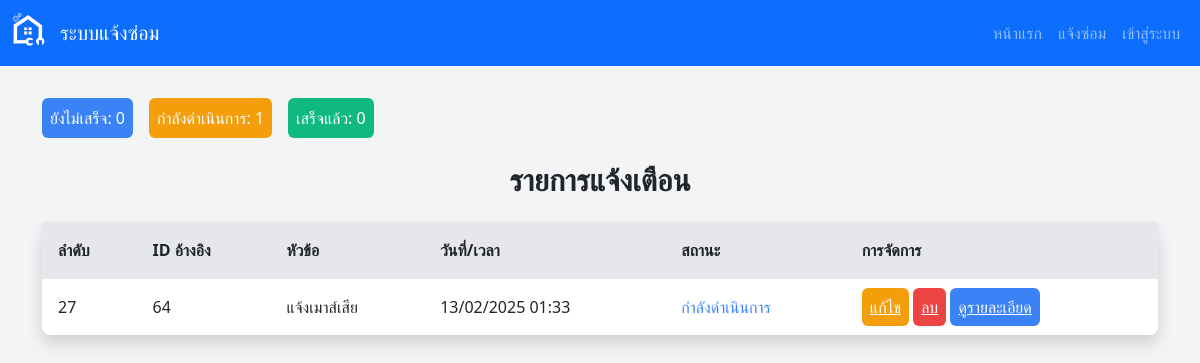
Screenshot of /main.php with the database file from the repository.
### tables this page shows
CREATE TABLE `notifications` (
  `id` int(11) NOT NULL,
  `title` varchar(255) NOT NULL,
  `description` text NOT NULL,
  `location` varchar(255) DEFAULT NULL,
  `scheduled_datetime` datetime NOT NULL,
  `created_datetime` datetime DEFAULT current_timestamp(),
  `status` enum('pending','in_progress','completed') DEFAULT 'pending',
  `repair_id` int(11) NOT NULL
);

### main.php (the view, shortened to what this page needs)
<?php
include 'config.php';
$user_role = $_SESSION['role'] ?? null;
$sql = "SELECT id, repair_id, title, scheduled_datetime, status FROM notifications ORDER BY scheduled_datetime DESC";
$result = $conn->query($sql);
$notifications = [];
while ($row = $result->fetch_assoc()) {
    $notifications[] = $row;
}
$status_count = ['pending' => 0, 'in_progress' => 0, 'completed' => 0];
foreach ($notifications as $notification) {
    $status_count[$notification['status']]++;
}
?>
<!DOCTYPE html>
<html lang="th">
<head>
    <link href="https://cdn.jsdelivr.net/npm/tailwindcss@2.0.2/dist/tailwind.min.css" rel="stylesheet">
    <link href="https://cdn.jsdelivr.net/npm/bootstrap@5.3.0/dist/css/bootstrap.min.css" rel="stylesheet">
</head>
<body class="bg-gray-100">
<nav class="navbar navbar-expand-lg navbar-dark bg-primary">
        <div class="container-fluid">
        <a class="navbar-brand d-flex align-items-center" href="index.php">
            <img src="img/Hr.png" alt="Logo" width="40" height="40" class="me-2">
            <span>ระบบแจ้งซ่อม</span>
        </a>
            <div class="collapse navbar-collapse" id="navbarNav">
                <ul class="navbar-nav ms-auto">
                    <li class="nav-item">
                        <a class="nav-link" href="index.php">หน้าแรก</a>
                    </li>
                    <li class="nav-item">
                        <a class="nav-link" href="report.php">แจ้งซ่อม</a>
                    </li>
                    <?php if ($user_role === null): ?>
                        <li class="nav-item">
                        <a class="nav-link" href="login.php">เข้าสู่ระบบ</a>
                    </li>
                        <?php endif; ?>
                </ul>
            </div>
        </div>
    </nav>
    <div class="container mx-auto p-8">
        <div class="mb-6 flex justify-between items-center">
            <div class="flex space-x-4">
                <div class="bg-blue-500 text-white p-2 rounded">ยังไม่เสร็จ: <?php echo $status_count['pending']; ?></div>
                <div class="bg-yellow-500 text-white p-2 rounded">กำลังดำเนินการ: <?php echo $status_count['in_progress']; ?></div>
                <div class="bg-green-500 text-white p-2 rounded">เสร็จแล้ว: <?php echo $status_count['completed']; ?></div>
            </div>
        </div>
        <h1 class="text-3xl font-semibold mb-6 text-center">รายการแจ้งเตือน</h1>
        <table class="min-w-full bg-white rounded-lg shadow">
            <thead>
                <tr class="bg-gray-200">
                    <th class="p-3 text-left">ลำดับ</th>
                    <th class="p-3 text-left">ID อ้างอิง</th>
                    <th class="p-3 text-left">หัวข้อ</th>
                    <th class="p-3 text-left">วันที่/เวลา</th>
                    <th class="p-3 text-left">สถานะ</th>
                    <th class="p-3 text-left">การจัดการ</th>
                </tr>
            </thead>
            <tbody>
                <?php foreach ($notifications as $notification) : ?>
                    <tr class="border-t">
                        <td class="p-3"><?php echo $notification['id']; ?></td>
                        <td class="p-3"><?php echo $notification['repair_id']; ?></td>
                        <td class="p-3"><?php echo $notification['title']; ?></td>
                        <td class="p-3"><?php echo date("d/m/Y H:i", strtotime($notification['scheduled_datetime'])); ?></td>
                        <td class="p-3">
                            <?php
                            switch ($notification['status']) {
                                case 'in_progress':
                                    echo "<span class='text-blue-500'>กำลังดำเนินการ</span>";
                                    break;
                            }
                            ?>
                        </td>
                        <td class="p-3">
                            <a href="edit_notification.php?id=<?php echo $notification['id']; ?>" class="bg-yellow-500 text-white p-2 rounded">แก้ไข</a>
                            <a href="delete_notification.php?id=<?php echo $notification['id']; ?>" class="bg-red-500 text-white p-2 rounded">ลบ</a>
                            <a href="view_notification.php?id=<?php echo $notification['id']; ?>" class="bg-blue-500 text-white p-2 rounded">ดูรายละเอียด</a>
                        </td>
                    </tr>
                <?php endforeach; ?>
            </tbody>
        </table>
    </div>
</body>
</html>

### rows the page displays
notifications: id "27", repair "64", title "แจ้งเมาส์เสีย", scheduled_datetime "13/02/2025 01:33", status "กำลังดำเนินการ"

### other values shown
$status_count['pending'] "0"
$status_count['in_progress'] "1"
$status_count['completed'] "0"
